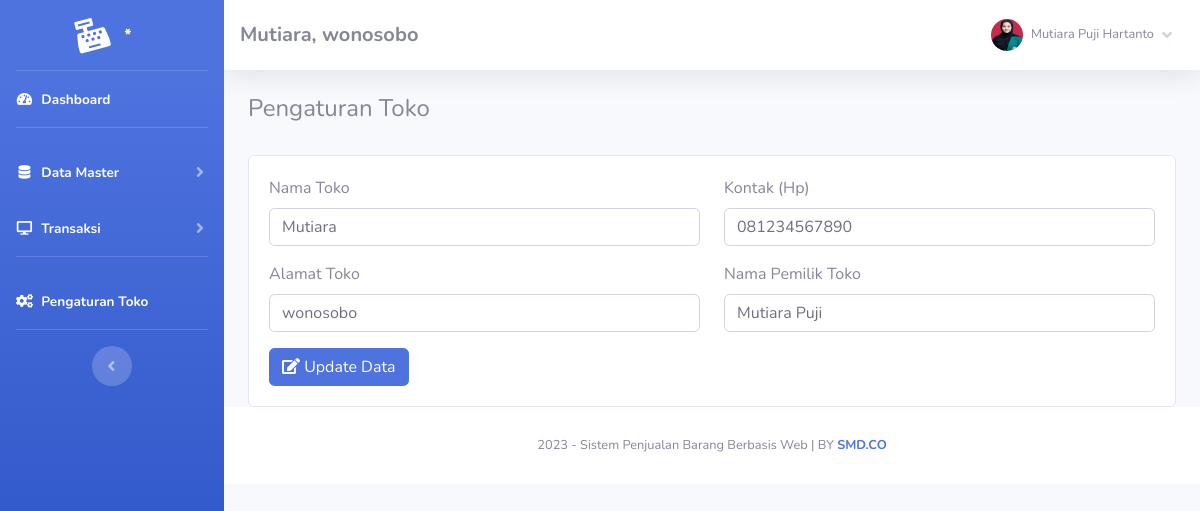
Screenshot of /index.php?page=pengaturan (signed in) with the database file from the repository.
### tables this page shows
CREATE TABLE `toko`  (
  `id_toko` int NOT NULL AUTO_INCREMENT,
  `nama_toko` varchar(255) NOT NULL,
  `alamat_toko` text NOT NULL,
  `tlp` varchar(255) NOT NULL,
  `nama_pemilik` varchar(255) NOT NULL,
  PRIMARY KEY (`id_toko`) USING BTREE
);

CREATE TABLE `member`  (
  `id_member` int NOT NULL AUTO_INCREMENT,
  `nm_member` varchar(255) NOT NULL,
  `alamat_member` text NOT NULL,
  `telepon` varchar(255) NOT NULL,
  `email` varchar(255) NOT NULL,
  `gambar` text NOT NULL,
  `NIK` text NOT NULL,
  PRIMARY KEY (`id_member`) USING BTREE
);

### fungsi/view/view.php (called while the page is built, shortened)
<?php
class view
{
    protected $db;
    public function __construct($db)
    {
        $this->db = $db;
    }
    public function member_edit($id)
    {
        $sql = "select member.*, login.*
                from member inner join login on member.id_member = login.id_member
                where member.id_member= ?";
        $row = $this->db->prepare($sql);
        $row->execute(array($id));
        $hasil = $row->fetch();
        return $hasil;
    }
    public function toko()
    {
        $sql = "select*from toko where id_toko='1'";
        $row = $this->db->prepare($sql);
        $row->execute();
        $hasil = $row->fetch();
        return $hasil;
    }
}

### admin/module/pengaturan/index.php (the view, shortened to what this page needs)
<h4>Pengaturan Toko</h4>
<br>
<div class="card">
	<div class="card-body">
		<form method="post" action="fungsi/edit/edit.php?pengaturan=ubah">
			<div class="row">
				<div class="col-md 6">
					<div class="form-group">
						<label for="">Nama Toko</label>
						<input class="form-control" name="namatoko" value="<?php echo $toko['nama_toko'];?>"
									placeholder="Nama Toko">
					</div>
					<div class="form-group">
						<label for="">Alamat Toko</label>
						<input class="form-control" name="alamat" value="<?php echo $toko['alamat_toko'];?>"
									placeholder="Alamat Toko">
					</div>
				</div>
				<div class="col-md 6">
					<div class="form-group">
						<label for="">Kontak (Hp)</label>
						<input class="form-control" name="kontak" value="<?php echo $toko['tlp'];?>"
									placeholder="Kontak (Hp)">
					</div>
					<div class="form-group">
						<label for="">Nama Pemilik Toko</label>
						<input class="form-control" name="pemilik" value="<?php echo $toko['nama_pemilik'];?>"
									placeholder="Nama Pemilik Toko">
					</div>
				</div>
			</div>
			<button id="tombol-simpan" class="btn btn-primary"><i class="fas fa-edit"></i> Update Data</button>
		</form>
	</div>
</div>

### admin/template/sidebar.php (shortened to what this page needs)
<?php
$id = $_SESSION['admin']['id_member'];
$hasil_profil = $lihat->member_edit($id);
?>
<ul class="navbar-nav bg-gradient-primary sidebar sidebar-dark accordion" id="accordionSidebar">
    <a class="sidebar-brand d-flex align-items-center justify-content-center" href="index.php">
        <div class="sidebar-brand-icon rotate-n-15">
            <i class="fas fa-cash-register"></i>
        </div>
        <div class="sidebar-brand-text mx-3">*<sup></sup></div>
    </a>
    <hr class="sidebar-divider my-0">
    <li class="nav-item active">
        <a class="nav-link" href="index.php">
            <i class="fas fa-fw fa-tachometer-alt"></i>
            <span>Dashboard</span></a>
    </li>
    <hr class="sidebar-divider">
    <li class="nav-item active">
        <a class="nav-link collapsed" href="#" data-toggle="collapse" data-target="#collapseTwo" aria-expanded="true" aria-controls="collapseTwo">
            <i class="fas fa-fw fa-database"></i>
            <span>Data Master</span>
        </a>
    </li>
    <li class="nav-item active">
        <a class="nav-link collapsed" href="#" data-toggle="collapse" data-target="#collapse3" aria-expanded="true" aria-controls="collapse3">
            <i class="fas fa-fw fa-desktop"></i>
            <span>Transaksi</span>
        </a>
    </li>
    <hr class="sidebar-divider">
    <li class="nav-item active">
        <a class="nav-link" href="index.php?page=pengaturan">
            <i class="fas fa-fw fa-cogs"></i>
            <span>Pengaturan Toko</span></a>
    </li>
    <hr class="sidebar-divider d-none d-md-block">
    <div class="text-center d-none d-md-inline">
        <button class="rounded-circle border-0" id="sidebarToggle"></button>
    </div>
</ul>
<div id="content-wrapper" class="d-flex flex-column">
    <div id="content">
        <nav class="navbar navbar-expand navbar-light bg-white topbar mb-4 static-top shadow">
            <h5 class="d-lg-block d-none mt-2"><b><?php echo $toko['nama_toko']; ?>, <?php echo $toko['alamat_toko']; ?></b></h5>
            <ul class="navbar-nav ml-auto">
                <li class="nav-item dropdown no-arrow">
                    <a class="nav-link dropdown-toggle" href="#" id="userDropdown" role="button" data-toggle="dropdown" aria-haspopup="true" aria-expanded="false">
                        <img class="img-profile rounded-circle" src="assets/img/user/<?php echo $hasil_profil['gambar']; ?>">
                        <span class="mr-2 d-none d-lg-inline text-gray-600 small ml-2"><?php echo $hasil_profil['nm_member']; ?></span>
                        <i class="fas fa-angle-down"></i>
                    </a>
                </li>
            </ul>
        </nav>
        <div class="container-fluid">

### rows the page displays
toko: nama_toko "Mutiara", alamat_toko "wonosobo", namatoko "Mutiara", alamat "wonosobo", kontak "081234567890", pemilik "Mutiara Puji"

### other values shown
$hasil_profil['nm_member'] "Mutiara Puji Hartanto"
